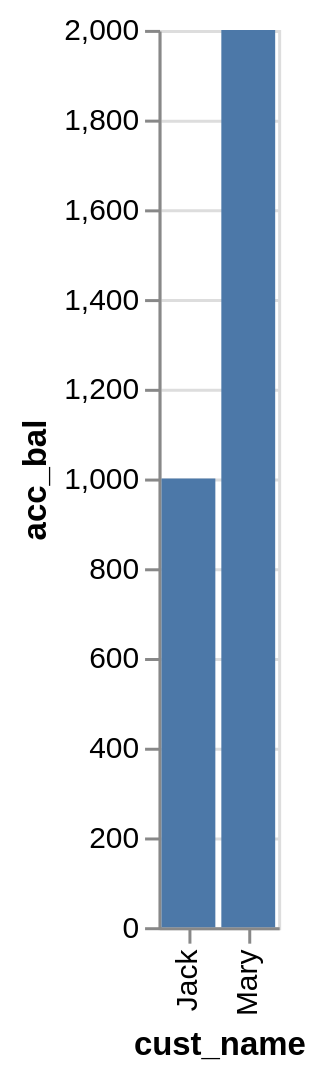

Here is the Vega-Lite specification saved for this chart:
### Vega-Lite specification from a JSON file in a GitHub repository (floating-point values rounded to 4 significant figures)
{"data": {"values": [{"x_data": "Mary", "y_data": 2000}, {"x_data": "Jack", "y_data": 1000}]}, "mark": "bar", "encoding": {"x": {"field": "x_data", "type": "nominal", "title": "cust_name", "sort": "ascending"}, "y": {"field": "y_data", "type": "quantitative", "title": "acc_bal"}}}
